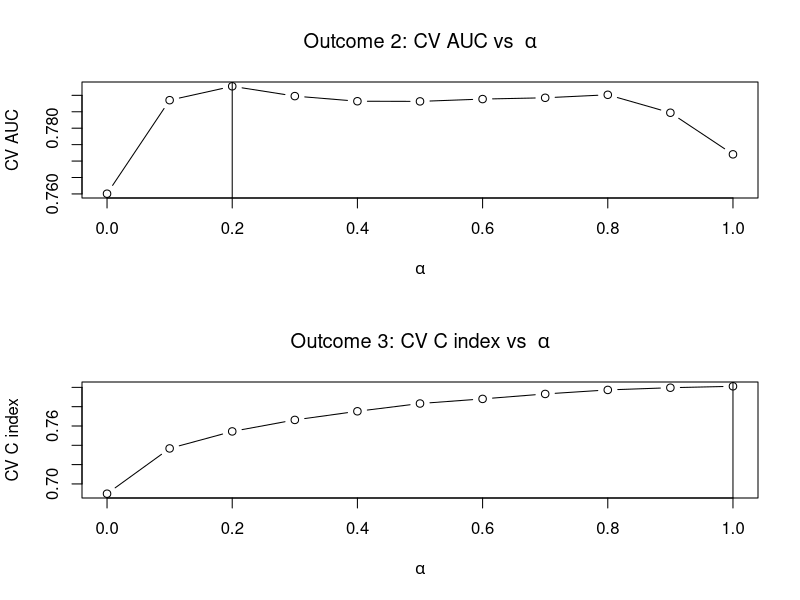

This figure's R source:
## ---- chunk 1
knitr::opts_chunk$set(
  collapse = TRUE,
  comment = "#>"
)

need <- c("glmnet", "survival")
ok <- vapply(need, requireNamespace, quietly = TRUE, FUN.VALUE = logical(1))
if (!all(ok)) {
  knitr::knit_exit()  
}
## ---- chunk 2
require(glmnet)
require(survival)
## ---- chunk 3
set.seed(1234)

# Define constants
n = 600          # Total number of samples
ntrain = 300     # Number of training samples
p = 50           # Number of features

# Define covariates     
x = matrix(rnorm(n*p), n, p)

# y1: continuous response
beta1 = c(rep(.5, 10), rep(0, p-10))
y1 = x %*% beta1 + rnorm(n)

# y2: binomial response
beta2 = runif(p, min = 0.5, max = 1) * beta1  # Shared with group 1
beta2 = beta2 + c(rep(0, 10), 
                  runif(5, min = 0, max = 0.5), 
                  rep(0, p-15)) # Individual
y2 = rbinom(n, 1, prob = 1/(1 + exp(-x %*% beta2)))

# y3: survival response
beta3 = beta1  # Shared with group 1
beta3 = beta3 + c(rep(0, 10), 
                  runif(5, min = -0.1, max = 0.1),
                  rep(0, p-15)) # Individual
y3.true = - log(runif(n)) / exp(x %*% beta3)
y3.cens = runif(n)
y3 = Surv(pmin(y3.true, y3.cens), y3.true <= y3.cens)

# Split into train and test
xtest = x[-(1:ntrain), ]
y1test = y1[-(1:ntrain)]
y2test = y2[-(1:ntrain)]
y3test = y3[-(1:ntrain), ]

x = x[1:ntrain, ]
y1 = y1[1:ntrain]
y2 = y2[1:ntrain]
y3 = y3[1:ntrain, ]

# Define training folds
nfolds = 5
foldid = sample(rep(1:nfolds, trunc(nrow(x)/nfolds)+1))[1:nrow(x)]
## ---- chunk 4
y1_fit = cv.glmnet(x, y1, keep=TRUE, foldid = foldid)

train_offset = y1_fit$fit.preval[, y1_fit$lambda == y1_fit$lambda.1se]
support = which(coef(y1_fit, s = y1_fit$lambda.1se)[-1] != 0)
## ---- chunk 5
cv.error.y2 = cv.error.y3 = NULL
alphalist = seq(0, 1, length.out = 11)

for(alpha in alphalist){
  pf = rep(1/alpha, p)
  pf[support] = 1
  
  offset = (1 - alpha) * train_offset
    
  y2_fit = cv.glmnet(x, y2, 
                     foldid = foldid,
                     offset = offset,
                     penalty.factor = pf,
                     family = "binomial",
                     type.measure = "auc")
  cv.error.y2 = c(cv.error.y2, max(y2_fit$cvm))
  
  y3_fit = cv.glmnet(x, y3, 
                     foldid = foldid,
                     offset = offset,
                     penalty.factor = pf,
                     family = "cox",
                     type.measure = "C")
  cv.error.y3 = c(cv.error.y3, max(y3_fit$cvm))
}
## ---- chunk 6
par(mfrow = c(2, 1))
plot(alphalist, cv.error.y2, type = "b",
     main = bquote("Outcome 2: CV AUC vs " ~ alpha),
     xlab = expression(alpha),
     ylab = "CV AUC")
abline(v = alphalist[which.max(cv.error.y2)])

plot(alphalist, cv.error.y3, type = "b",
     main = bquote("Outcome 3: CV C index vs " ~ alpha),
     xlab = expression(alpha),
     ylab = "CV C index")
abline(v = alphalist[which.max(cv.error.y3)])
## ---- chunk 7
############################################################
# Model for y2:
############################################################
best.alpha.y2 = alphalist[which.max(cv.error.y2)]
pf = rep(1/best.alpha.y2, p); pf[support] = 1

y2_fit = cv.glmnet(x, y2, 
                   foldid = foldid,
                   offset = (1-best.alpha.y2) * train_offset,
                   penalty.factor = pf,
                   family = "binomial",
                   type.measure = "auc")

############################################################
# Repeat for y3:
############################################################
best.alpha.y3 = alphalist[which.max(cv.error.y3)]
pf = rep(1/best.alpha.y3, p); pf[support] = 1

y3_fit = cv.glmnet(x, y3, 
                   foldid = foldid,
                   offset = (1-best.alpha.y3) * train_offset,
                   penalty.factor = pf,
                   family = "cox", 
                   type.measure = "C")
## ---- chunk 8
y2_fit_no_pretrain = cv.glmnet(x, y2, foldid = foldid, 
                               family = "binomial", type.measure = "auc")

y3_fit_no_pretrain = cv.glmnet(x, y3, 
                               foldid = foldid, 
                               family = "cox", type.measure = "C")
## ---- chunk 9
testoffset = predict(y1_fit, xtest, s = "lambda.1se")

cat("Model 2 AUC with pretraining:", 
    round(assess.glmnet(y2_fit, xtest, newy = y2test, 
                        newoffset = (1 - best.alpha.y2) * testoffset)$auc, 2),
    fill=TRUE)

cat("Model 2 AUC without pretraining:", 
    round(assess.glmnet(y2_fit_no_pretrain, xtest, newy = y2test)$auc, 2)
    )
## ---- chunk 10
cat("Model 3 C-index with pretraining:", 
    round(assess.glmnet(y3_fit, xtest, newy = y3test, 
                        newoffset = (1 - best.alpha.y3) * testoffset)$C, 2))

cat("Model 3 C-index without pretraining:", 
    round(assess.glmnet(y3_fit_no_pretrain, xtest, newy = y3test)$C, 2)
    )
